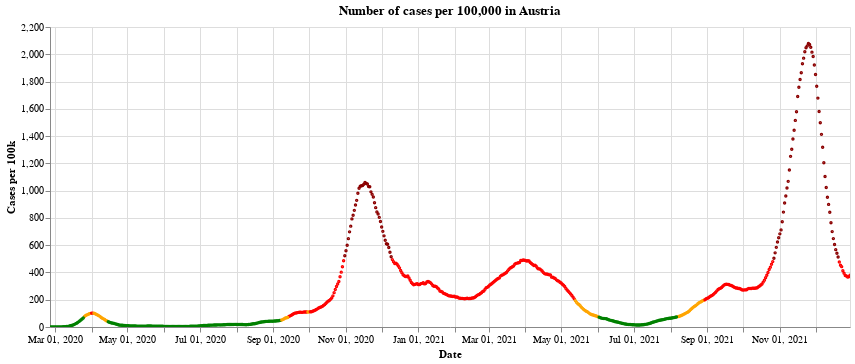

Notebook code for this chart:
### Markdown cell above
Here is a historical plot of the 'traffic light colours' in Austria, as defined by the [European Centre for Disease Prevention and Control](https://www.ecdc.europa.eu/en/covid-19/situation-updates/weekly-maps-coordinated-restriction-free-movement). See also my other post about the traffic light system for countries in the UK [here](https://idjotherwise.github.io/nlp-otherwise/covid/2021/05/06/ecdc-trafficlight.html), where I show what the rules are for the different traffic lights.

Notice how long Austria was in the 'Red' (and 'Dark red') between September and May - almost 6 months!

### Code cell
#collapse


base = alt.Chart(full_data.query("BundeslandID==10")).mark_point(size=2).encode(
    x=alt.X("yearmonthdate(Time):T", axis=alt.Axis(title='Date')),
    y=alt.Y("TwoWeeklyCasesRate:Q",
            axis=alt.Axis(title='Cases per 100k')),
    tooltip=['Time:T','TwoWeeklyCasesRate:Q', 'Positivity:Q']
).properties(
    title='Number of cases per 100,000 in Austria', width=800
)

chart_to_show = alt.layer(
        base.encode(color=alt.condition((alt.datum.Positivity < 4) &
                                        (alt.datum.TwoWeeklyCasesRate >= 75) &
                                        (alt.datum.TwoWeeklyCasesRate < 200),
                                            alt.ColorValue('orange'),
                                            alt.ColorValue('red')
                                           ),
                    opacity=alt.condition((alt.datum.TwoWeeklyCasesRate >= 75) &
                                              (alt.datum.TwoWeeklyCasesRate < 500),
                                              alt.value(1),
                                              alt.value(0)
                                             )
                   ),
        base.encode(color=alt.value('darkred'),
                    opacity=alt.condition(alt.datum.TwoWeeklyCasesRate >= 500,
                                              alt.value(1),
                                              alt.value(0)
                                             )
                   ),
        base.encode(color=alt.condition((alt.datum.Positivity < 4) &
                                        (alt.datum.TwoWeeklyCasesRate < 50),
                                        alt.ColorValue('green'),
                                        alt.ColorValue('orange')
                                       ),
                    opacity=alt.condition((alt.datum.TwoWeeklyCasesRate < 75) &
                                          (alt.datum.Positivity >= 1),
                                          alt.value(1),
                                          alt.value(0)
                                         )
                   ),
        base.encode(color=alt.ColorValue('green'),
                opacity=alt.condition((alt.datum.TwoWeeklyCasesRate < 75) & (alt.datum.Positivity < 1),
                                      alt.value(1),
                                      alt.value(0)
                                     )
               )
    )

chart_to_show.interactive()

### Figure 1 — Vega-Lite specification as saved in the notebook (floating-point values rounded to 4 significant figures; data arrays with more than 128 entries replaced by an {"elided": "..."} marker saying what was removed)
{"config": {"view": {"continuousWidth": 400, "continuousHeight": 300}}, "layer": [{"mark": {"type": "point", "size": 2}, "encoding": {"color": {"condition": {"value": "orange", "test": "(((datum.Positivity < 4) && (datum.TwoWeeklyCasesRate >= 75)) && (datum.TwoWeeklyCasesRate < 200))"}, "value": "red"}, "opacity": {"condition": {"value": 1, "test": "((datum.TwoWeeklyCasesRate >= 75) && (datum.TwoWeeklyCasesRate < 500))"}, "value": 0}, "tooltip": [{"type": "temporal", "field": "Time"}, {"type": "quantitative", "field": "TwoWeeklyCasesRate"}, {"type": "quantitative", "field": "Positivity"}], "x": {"type": "temporal", "axis": {"title": "Date"}, "field": "Time", "timeUnit": "yearmonthdate"}, "y": {"type": "quantitative", "axis": {"title": "Cases per 100k"}, "field": "TwoWeeklyCasesRate"}}, "selection": {"selector001": {"type": "interval", "bind": "scales", "encodings": ["x", "y"]}}, "title": "Number of cases per 100,000 in Austria", "width": 800}, {"mark": {"type": "point", "size": 2}, "encoding": {"color": {"value": "darkred"}, "opacity": {"condition": {"value": 1, "test": "(datum.TwoWeeklyCasesRate >= 500)"}, "value": 0}, "tooltip": [{"type": "temporal", "field": "Time"}, {"type": "quantitative", "field": "TwoWeeklyCasesRate"}, {"type": "quantitative", "field": "Positivity"}], "x": {"type": "temporal", "axis": {"title": "Date"}, "field": "Time", "timeUnit": "yearmonthdate"}, "y": {"type": "quantitative", "axis": {"title": "Cases per 100k"}, "field": "TwoWeeklyCasesRate"}}, "title": "Number of cases per 100,000 in Austria", "width": 800}, {"mark": {"type": "point", "size": 2}, "encoding": {"color": {"condition": {"value": "green", "test": "((datum.Positivity < 4) && (datum.TwoWeeklyCasesRate < 50))"}, "value": "orange"}, "opacity": {"condition": {"value": 1, "test": "((datum.TwoWeeklyCasesRate < 75) && (datum.Positivity >= 1))"}, "value": 0}, "tooltip": [{"type": "temporal", "field": "Time"}, {"type": "quantitative", "field": "TwoWeeklyCasesRate"}, {"type": "quantitative", "field": "Positivity"}], "x": {"type": "temporal", "axis": {"title": "Date"}, "field": "Time", "timeUnit": "yearmonthdate"}, "y": {"type": "quantitative", "axis": {"title": "Cases per 100k"}, "field": "TwoWeeklyCasesRate"}}, "title": "Number of cases per 100,000 in Austria", "width": 800}, {"mark": {"type": "point", "size": 2}, "encoding": {"color": {"value": "green"}, "opacity": {"condition": {"value": 1, "test": "((datum.TwoWeeklyCasesRate < 75) && (datum.Positivity < 1))"}, "value": 0}, "tooltip": [{"type": "temporal", "field": "Time"}, {"type": "quantitative", "field": "TwoWeeklyCasesRate"}, {"type": "quantitative", "field": "Positivity"}], "x": {"type": "temporal", "axis": {"title": "Date"}, "field": "Time", "timeUnit": "yearmonthdate"}, "y": {"type": "quantitative", "axis": {"title": "Cases per 100k"}, "field": "TwoWeeklyCasesRate"}}, "title": "Number of cases per 100,000 in Austria", "width": 800}], "data": {"name": "data-ceb6059defef77365156241f1291d822"}, "$schema": "https://vega.github.io/schema/vega-lite/v4.8.1.json", "datasets": {"data-ceb6059defef77365156241f1291d822": {"elided": "674 records"}}}
